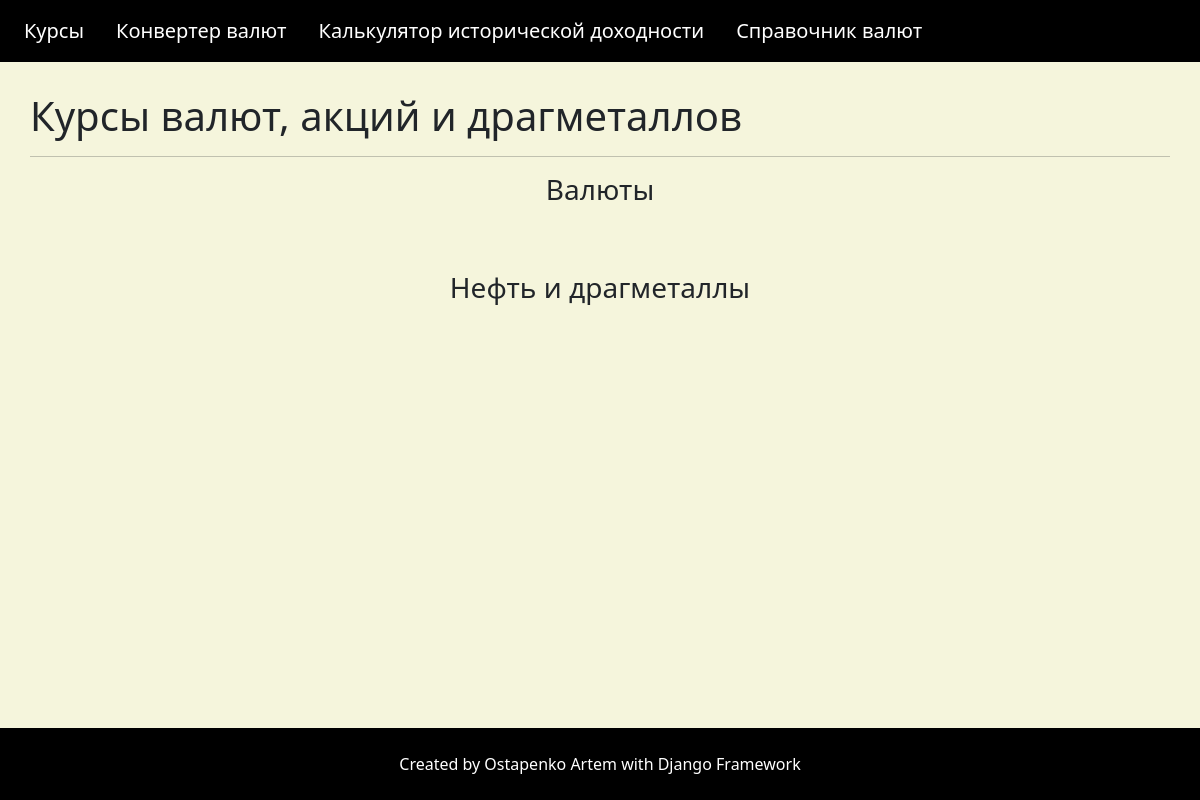
Before: / with the older database file.
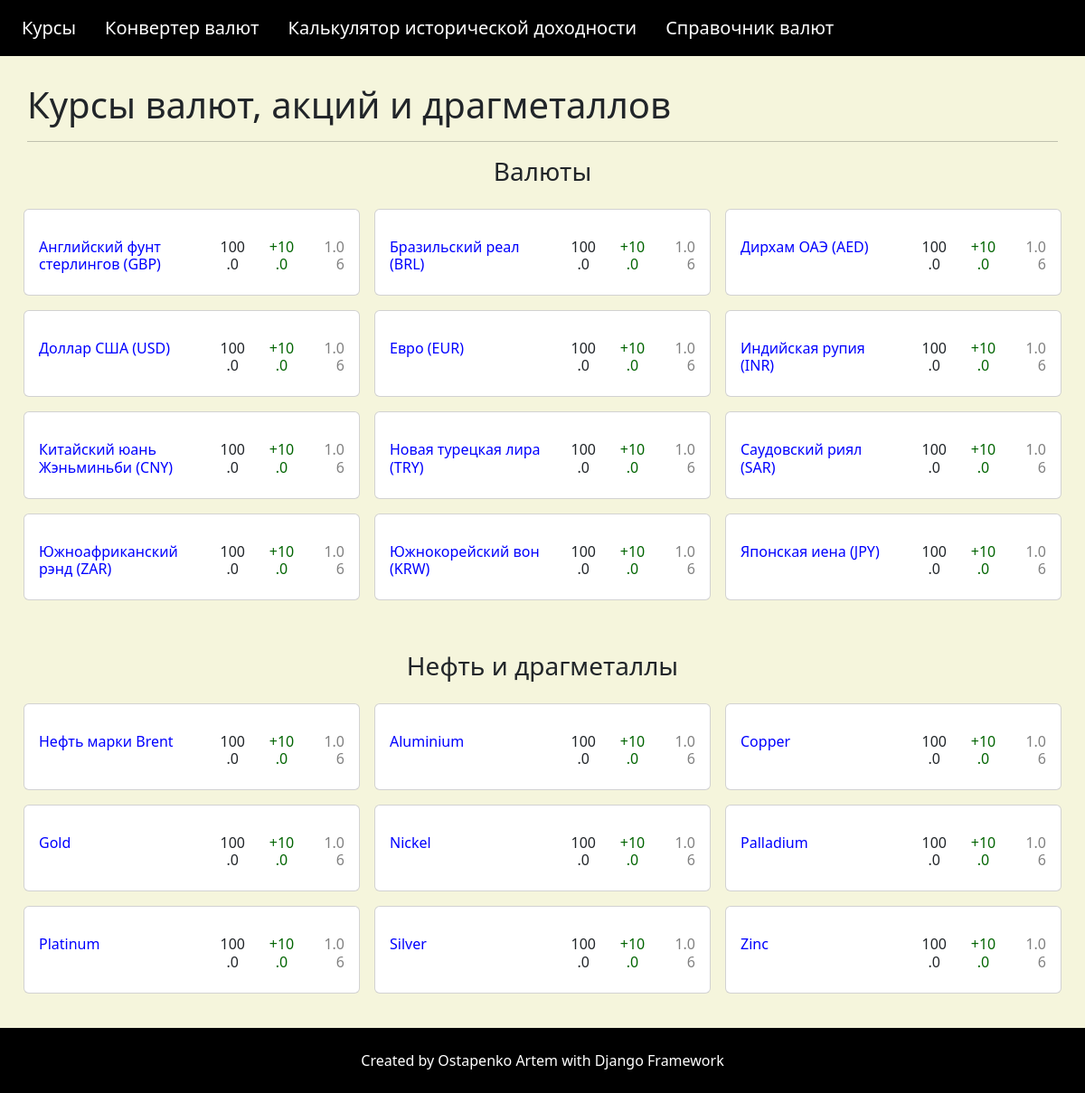
After: the same page with the newer database file.
### App/models.py (models this page shows, shortened)
class CurrencyRate(models.Model):
    currency = models.ForeignKey(to=Currency, on_delete=models.CASCADE)
    rate = models.FloatField(default=0)
    profit = models.FloatField(default=0)
    @staticmethod
    def get():
        return CurrencyRate.objects.all()

class Currency(models.Model):
    name = models.CharField(max_length=100)
    literal_code = models.CharField(max_length=3)
    number_code = models.IntegerField(default=0)
    state = models.CharField(max_length=100)

class PreciousMetalRate(models.Model):
    metal = models.ForeignKey(to=PreciousMetal, on_delete=models.CASCADE)
    rate = models.FloatField(default=0)
    profit = models.FloatField(default=0)
    @staticmethod
    def get():
        return PreciousMetalRate.objects.all()

class PreciousMetal(models.Model):
    name = models.CharField(max_length=100)

### App/views.py (the view)
# urls.py: path('', views.exchange_rates, name='exchange_rates'),
def exchange_rates(request):
    context = {}
    context['currencies_rates'] = models.CurrencyRate.get()
    context['precious_metals_rates'] = models.PreciousMetalRate.get()
    return render(request, "exchange_rates.html", context)

### App/templates/exchange_rates.html
{% extends 'base.html' %}
{% block content %}
    <h1>Курсы валют, акций и драгметаллов</h1>
    <hr>
    <h3 style="text-align: center;">Валюты</h3>
    <div class="row row-cols-3 mt-3">
        {% for cur_rate in currencies_rates %}
            <div class="col p-2">
                <div class="card">
                    <div class="card-body">
                        <div class="row row-cols-2 mb-2">
                            <div class="col-3" style="width: 55%;">
                                <h6 class="card-text pt-3"><font color="blue">{{ cur_rate.currency.name }} ({{ cur_rate.currency.literal_code }})</font></h6>
                            </div>
                            <div class="col-3" style="width: 15%; text-align: center;">
                                <h6 class="card-text pt-3">{{ cur_rate.rate }}</h6>
                            </div>
                            <div class="col-3" style="width: 15%; text-align: center;">
                                <h6 class="card-text pt-3"><font color="darkgreen">+{{ cur_rate.profit }}</font></h6>
                            </div>
                            <div class="col-3" style="width: 15%; text-align: right;">
                                <h6 class="card-text pt-3"><font color="gray">1.06</font></h6>
                            </div>
                        </div>
                    </div>
                </div>
            </div>
        {% endfor %}
    </div>
    <h3 class="mt-5" style="text-align: center;">Нефть и драгметаллы</h3>
    <div class="row row-cols-3 mt-3">
        {% for met_rate in precious_metals_rates %}
            <div class="col p-2">
                <div class="card">
                    <div class="card-body">
                        <div class="row row-cols-2 mb-2">
                            <div class="col-3" style="width: 55%;">
                                <h6 class="card-text pt-3"><font color="blue">{{ met_rate.metal.name }}</font></h6>
                            </div>
                            <div class="col-3" style="width: 15%; text-align: center;">
                                <h6 class="card-text pt-3">{{ met_rate.rate }}</h6>
                            </div>
                            <div class="col-3" style="width: 15%; text-align: center;">
                                <h6 class="card-text pt-3"><font color="darkgreen">+{{ met_rate.profit }}</font></h6>
                            </div>
                            <div class="col-3" style="width: 15%; text-align: right;">
                                <h6 class="card-text pt-3"><font color="gray">1.06</font></h6>
                            </div>
                        </div>
                    </div>
                </div>
            </div>
        {% endfor %}
    </div>
{% endblock %}

### App/templates/base.html (shortened to what this page needs)
<head>
    <link href="https://cdn.jsdelivr.net/npm/bootstrap@5.3.0-alpha1/dist/css/bootstrap.min.css" rel="stylesheet"
>
</head>
<body class="bg">
    <div class="wrapper">
        <header class="header">
            {% include 'navbar.html' %}
        </header>
        <main class="main">
            {% block content %}
            {% endblock %}
        </main>
        <footer class="footer">
            <p class="text-center mb-4 mt-4" >Created by Ostapenko Artem with Django Framework</p>
        </footer>
    </div>
</body>

### App/templates/navbar.html
<nav class="navbar navbar-expand-lg navbar-dark">
    <div class="collapse navbar-collapse justify-content-left">
        <ul class="navbar-nav mb-2 mb-lg-0 nav-links">
            <li class="nav-item ps-3">
                <a class="nav-link active" aria_current="page" href="/">Курсы</a>
            </li>
            <li class="nav-item ps-3">
                <a class="nav-link active" aria_current="page" href="/converter">Конвертер валют</a>
            </li>
            <li class="nav-item ps-3">
                <a class="nav-link active" aria_current="page" href="/calculator">Калькулятор исторической доходности</a>
            </li>
            <li class="nav-item ps-3">
                <a class="nav-link active" aria_current="page" href="/currency_reference">Справочник валют</a>
            </li>
        </ul>
    </div>
</nav>

### App/templates/base.html (style rules this page uses)
body { height: 100%; }
.main { overflow: hidden; padding: 30px; flex: 1 1 auto; }
.footer { width: 100%; background: #000000; color: #fff; text-align: center; }
nav { background: #000000; }
.nav-links { display: flex; width: 100%; font-size: 20px; }
.bg { background-color: #E2DEDE; }
.wrapper { min-height: 100%; display: flex; background-color: #F5F5DC; flex-direction: column; background-repeat:no-repeat; background-size: cover; }

Changed rows visible on the page:
added CurrencyRate: currency.name "Английский фунт стерлингов", currency.literal_code "GBP", rate "100.0", profit "10.0"
added CurrencyRate: currency.name "Бразильский реал", currency.literal_code "BRL", rate "100.0", profit "10.0"
added CurrencyRate: currency.name "Дирхам ОАЭ", currency.literal_code "AED", rate "100.0", profit "10.0"
added CurrencyRate: currency.name "Доллар США", currency.literal_code "USD", rate "100.0", profit "10.0"
added CurrencyRate: currency.name "Евро", currency.literal_code "EUR", rate "100.0", profit "10.0"
added CurrencyRate: currency.name "Индийская pупия", currency.literal_code "INR", rate "100.0", profit "10.0"
added CurrencyRate: currency.name "Китайский юань Жэньминьби", currency.literal_code "CNY", rate "100.0", profit "10.0"
added CurrencyRate: currency.name "Новая турецкая лира", currency.literal_code "TRY", rate "100.0", profit "10.0"
added CurrencyRate: currency.name "Саудовский риял", currency.literal_code "SAR", rate "100.0", profit "10.0"
added CurrencyRate: currency.name "Южноафриканский рэнд", currency.literal_code "ZAR", rate "100.0", profit "10.0"
added CurrencyRate: currency.name "Южнокорейский вон", currency.literal_code "KRW", rate "100.0", profit "10.0"
added CurrencyRate: currency.name "Японская иена", currency.literal_code "JPY", rate "100.0", profit "10.0"
added PreciousMetalRate: metal.name "Нефть марки Brent", rate "100.0", profit "10.0"
added PreciousMetalRate: metal.name "Aluminium", rate "100.0", profit "10.0"
added PreciousMetalRate: metal.name "Copper", rate "100.0", profit "10.0"
added PreciousMetalRate: metal.name "Gold", rate "100.0", profit "10.0"
added PreciousMetalRate: metal.name "Nickel", rate "100.0", profit "10.0"
added PreciousMetalRate: metal.name "Palladium", rate "100.0", profit "10.0"
added PreciousMetalRate: metal.name "Platinum", rate "100.0", profit "10.0"
added PreciousMetalRate: metal.name "Silver", rate "100.0", profit "10.0"
added PreciousMetalRate: metal.name "Zinc", rate "100.0", profit "10.0"
